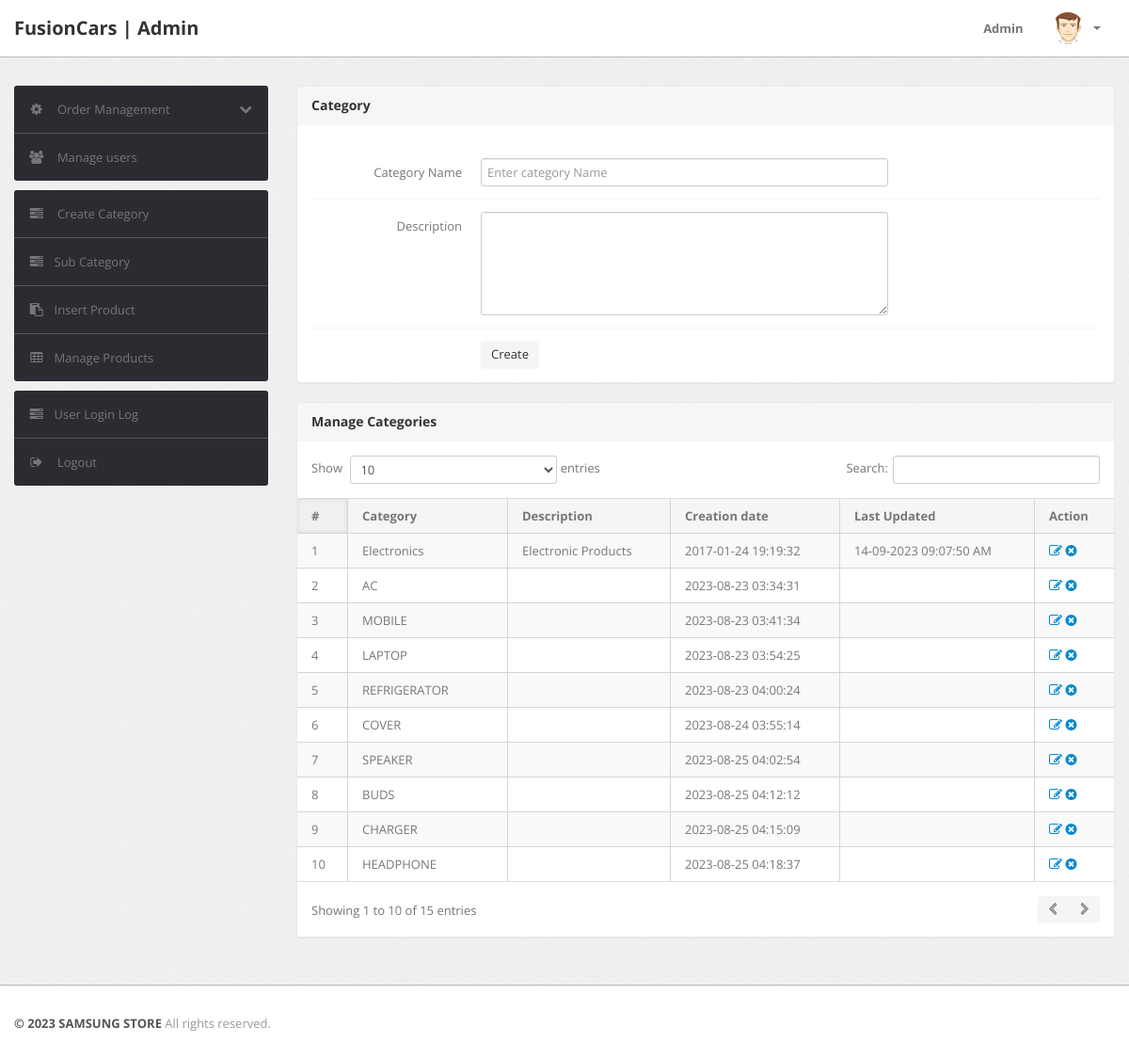
The app's page /admin/category.php (signed in) with its own data.
### tables this page shows
CREATE TABLE `category` (
  `id` int(11) NOT NULL,
  `categoryName` varchar(255) DEFAULT NULL,
  `categoryDescription` longtext DEFAULT NULL,
  `creationDate` timestamp NOT NULL DEFAULT current_timestamp(),
  `updationDate` varchar(255) DEFAULT NULL
);

### admin/category.php (the view, shortened to what this page needs)
<?php
include('include/config.php');
if(strlen($_SESSION['alogin'])==0)
	{
header('location:index.php');
}
else{
?>
<!DOCTYPE html>
<html lang="en">
<head>
	<link type="text/css" href="bootstrap/css/bootstrap.min.css" rel="stylesheet">
	<link type="text/css" href="bootstrap/css/bootstrap-responsive.min.css" rel="stylesheet">
	<link type="text/css" href="css/theme.css" rel="stylesheet">
	<link type="text/css" href="images/icons/css/font-awesome.css" rel="stylesheet">
</head>
<body>
<?php include('include/header.php');?>
	<div class="wrapper">
		<div class="container">
			<div class="row">
<?php include('include/sidebar.php');?>
			<div class="span9">
					<div class="content">
						<div class="module">
							<div class="module-head">
								<h3>Category</h3>
							</div>
							<div class="module-body">
									<br />
			<form class="form-horizontal row-fluid" name="Category" method="post" >
<div class="control-group">
<label class="control-label" for="basicinput">Category Name</label>
<div class="controls">
<input type="text" placeholder="Enter category Name"  name="category" class="span8 tip" required>
</div>
</div>
<div class="control-group">
											<label class="control-label" for="basicinput">Description</label>
											<div class="controls">
												<textarea class="span8" name="description" rows="5"></textarea>
											</div>
										</div>
	<div class="control-group">
											<div class="controls">
												<button type="submit" name="submit" class="btn">Create</button>
											</div>
										</div>
									</form>
							</div>
						</div>
	<div class="module">
							<div class="module-head">
								<h3>Manage Categories</h3>
							</div>
							<div class="module-body table">
								<table cellpadding="0" cellspacing="0" border="0" class="datatable-1 table table-bordered table-striped	 display" width="100%">
									<thead>
										<tr>
											<th>#</th>
											<th>Category</th>
											<th>Description</th>
											<th>Creation date</th>
											<th>Last Updated</th>
											<th>Action</th>
										</tr>
									</thead>
									<tbody>
<?php $query=mysqli_query($con,"select * from category");
$cnt=1;
while($row=mysqli_fetch_array($query))
{
?>
										<tr>
											<td><?php echo htmlentities($cnt);?></td>
											<td><?php echo htmlentities($row['categoryName']);?></td>
											<td><?php echo htmlentities($row['categoryDescription']);?></td>
											<td> <?php echo htmlentities($row['creationDate']);?></td>
											<td><?php echo htmlentities($row['updationDate']);?></td>
											<td>
											<a href="edit-category.php?id=<?php echo $row['id']?>" ><i class="icon-edit"></i></a>
											<a href="category.php?id=<?php echo $row['id']?>&del=delete" onClick="return confirm('Are you sure you want to delete?')"><i class="icon-remove-sign"></i></a></td>
										</tr>
										<?php $cnt=$cnt+1; } ?>
								</table>
							</div>
						</div>
					</div>
				</div>
			</div>
		</div>
	</div>
<?php include('include/footer.php');?>
</body>
<?php } ?>

### admin/include/header.php (shortened to what this page needs)
<div class="navbar navbar-fixed-top">
		<div class="navbar-inner">
			<div class="container">
			  	<a class="brand" href="index.html">
			  		FusionCars | Admin
			  	</a>
				<div class="nav-collapse collapse navbar-inverse-collapse">
					<ul class="nav pull-right">
						<li><a href="#">
							Admin
						</a></li>
						<li class="nav-user dropdown">
							<a href="#" class="dropdown-toggle" data-toggle="dropdown">
								<img src="images/user.png" class="nav-avatar" />
								<b class="caret"></b>
							</a>
						</li>
					</ul>
				</div>
			</div>
		</div>
	</div>

### admin/include/sidebar.php (shortened to what this page needs)
<div class="span3">
	<div class="sidebar">
		<ul class="widget widget-menu unstyled">
			<li>
				<a class="collapsed" data-toggle="collapse" href="#togglePages">
					<i class="menu-icon icon-cog"></i>
					<i class="icon-chevron-down pull-right"></i><i class="icon-chevron-up pull-right"></i>
					Order Management
				</a>
							</li>
							<li>
								<a href="manage-users.php">
									<i class="menu-icon icon-group"></i>
									Manage users
								</a>
							</li>
						</ul>
						<ul class="widget widget-menu unstyled">
                                <li><a href="category.php"><i class="menu-icon icon-tasks"></i> Create Category </a></li>
                                <li><a href="subcategory.php"><i class="menu-icon icon-tasks"></i>Sub Category </a></li>
                                <li><a href="insert-product.php"><i class="menu-icon icon-paste"></i>Insert Product </a></li>
                                <li><a href="manage-products.php"><i class="menu-icon icon-table"></i>Manage Products </a></li>
                            </ul>
						<ul class="widget widget-menu unstyled">
							<li><a href="user-logs.php"><i class="menu-icon icon-tasks"></i>User Login Log </a></li>
							<li>
								<a href="logout.php">
									<i class="menu-icon icon-signout"></i>
									Logout
								</a>
							</li>
						</ul>
					</div>
				</div>

### admin/include/footer.php
<div class="footer">
	<div class="container">
		<b class="copyright">&copy; 2023 SAMSUNG STORE </b> All rights reserved.
	</div>
</div>

### records on screen
category: categoryName "Electronics", categoryDescription "Electronic Products", creationDate "2017-01-24 19:19:32", updationDate "14-09-2023 09:07:50 AM"
category: categoryName "AC", creationDate "2023-08-23 03:34:31"
category: categoryName "MOBILE", creationDate "2023-08-23 03:41:34"
category: categoryName "LAPTOP", creationDate "2023-08-23 03:54:25"
category: categoryName "REFRIGERATOR", creationDate "2023-08-23 04:00:24"
category: categoryName "COVER", creationDate "2023-08-24 03:55:14"
category: categoryName "SPEAKER", creationDate "2023-08-25 04:02:54"
category: categoryName "BUDS", creationDate "2023-08-25 04:12:12"
category: categoryName "CHARGER", creationDate "2023-08-25 04:15:09"
category: categoryName "HEADPHONE", creationDate "2023-08-25 04:18:37"
